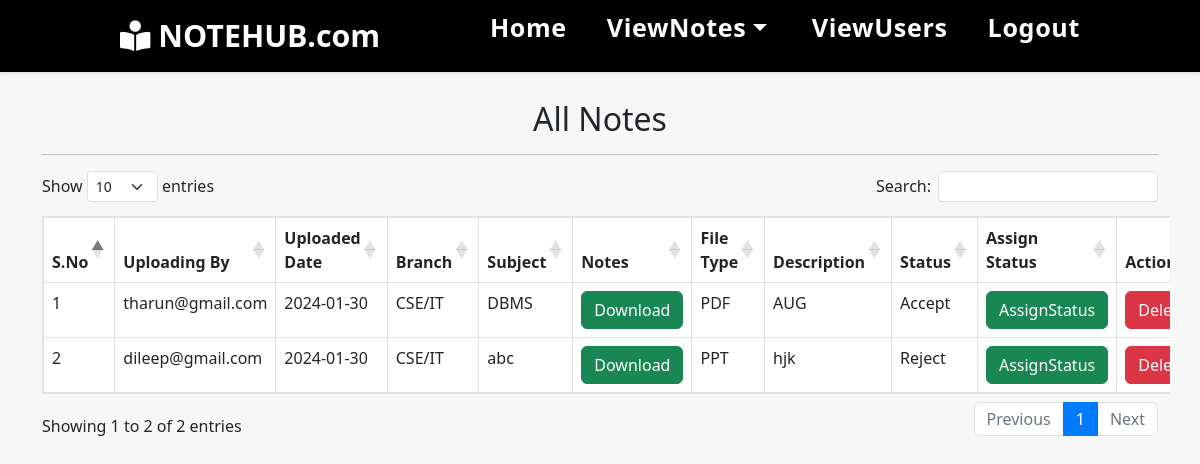
The app's page /all_notes (signed in) with its own data.
### notes/models.py (models this page shows, shortened)
class Notes(models.Model):
    user=models.ForeignKey(User,  on_delete=models.CASCADE)
    uploadingdate=models.CharField( max_length=30)
    branch=models.CharField( max_length=30)
    subject=models.CharField( max_length=30)
    notesfile=models.FileField(null=True)
    filetype=models.CharField(null=True,max_length=15)
    description=models.CharField(max_length=200)
    status=models.CharField(null=True,max_length=15)

### notes/views.py (the view)
# urls.py: path('all_notes',all_notes,name='all_notes'),
def all_notes(request):
    if not request.user.is_authenticated:
        return redirect('adminlogin')
    error=False
    notes=Notes.objects.all()
    d={'notes':notes}
    return render(request,'all_notes.html',d)

### notes/templates/all_notes.html (shortened to what this page needs)
{% extends 'admin_nav.html'%}
{% block body%}
{% load static %}
<link rel="stylesheet" href="https://cdnjs.cloudflare.com/ajax/libs/twitter-bootstrap/5.3.0/css/bootstrap.min.css">
<link rel="stylesheet" href="https://cdn.datatables.net/1.13.7/css/dataTables.bootstrap5.min.css">
<link rel="stylesheet" href="{% static 'css/mystyle.css' %}">
<div class="container"style="overflow-x:auto;margin-top:90px;">
    <h2 class="text-center">All Notes</h2>
            <hr>
            <table class="table table-bordered" id="example">
                <thead>
                    <tr>
                        <th>S.No</th>
                        <th>Uploading By</th>
                        <th>Uploaded Date</th>
                        <th>Branch</th>
                        <th>Subject</th>
                        <th>Notes</th>
                        <th>File Type</th>
                        <th>Description</th>
                        <th>Status</th>
                        <th>Assign Status</th>
                        <th>Action</th>
                    </tr>
                </thead>
                <tbody>
                    {% for i in notes %}
                    <tr>
                        <td>{{forloop.counter}}</td>
                        <td>{{i.user.username}}</td>
                        <td>{{i.uploadingdate}}</td>
                        <td>{{i.branch}}</td>
                        <td>{{i.subject}}</td>
                        <td><a href="{{i.notesfile.url}}"  class="btn btn-success">Download</a></td>
                        <td>{{i.filetype}}</td>
                        <td>{{i.description}}</td>
                        <td>{{i.status}}</td>
                        <td><a href="{% url 'assign_status' i.id %}"  class="btn btn-success" >AssignStatus</a></td>
                        <td><a href="{% url 'delete_notes' i.id %}"  class="btn btn-danger" onclick="return confirm('Are You Sure to Delete?')">Delete</a></td>
                    </tr>
                    {%endfor%}
                </tbody>
            </table>
</div>
{%endblock%}

### notes/static/css/mystyle.css (style rules this page uses)
* { margin: 0; padding: 0; box-sizing: border-box; text-decoration: none; outline: none; border: none; transition: all 0.2s linear; }
html { overflow-x: hidden; scroll-behavior: smooth; }
body { background: #f7f7f7; padding: 10px; }
html { overflow-x: hidden; }

### records on screen
Notes: user.username "tharun@gmail.com", uploadingdate "2024-01-30", branch "CSE/IT", subject "DBMS", filetype "PDF", description "AUG", status "Accept"
Notes: user.username "dileep@gmail.com", uploadingdate "2024-01-30", branch "CSE/IT", subject "abc", filetype "PPT", description "hjk", status "Reject"
